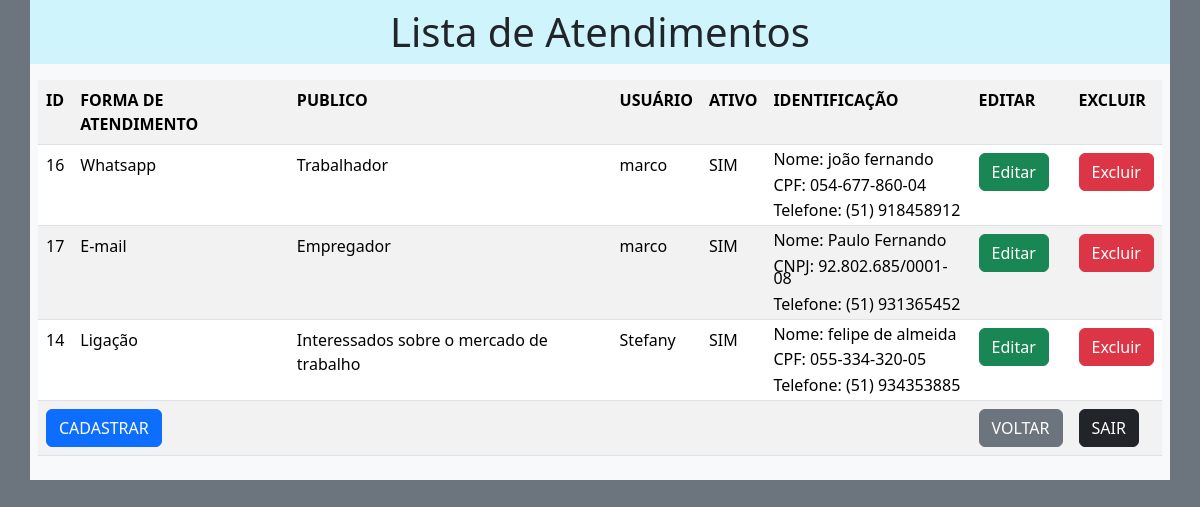
The app's page /view/atendimentos.php (signed in) with its own data.
### tables this page shows
CREATE TABLE `atendimento` (
  `idAtendimento` int(11) NOT NULL,
  `idFormaAtendimento` int(11) NOT NULL,
  `idUsuario` int(11) NOT NULL,
  `idpublico` int(11) NOT NULL,
  `dataCadastro` timestamp NOT NULL DEFAULT current_timestamp(),
  `ativo` enum('S','N') NOT NULL,
  `respostaAtendimento` text NOT NULL
);

CREATE TABLE `formaatendimento` (
  `idFormaAtendimento` int(11) NOT NULL,
  `nomeAtendimento` varchar(255) DEFAULT NULL,
  `dataCadastro` timestamp NOT NULL DEFAULT current_timestamp()
);

CREATE TABLE `publico` (
  `idpublico` int(11) NOT NULL,
  `nomepublico` varchar(255) DEFAULT NULL,
  `dataCadastro` timestamp NOT NULL DEFAULT current_timestamp()
);

CREATE TABLE `usuario` (
  `idUsuario` int(11) NOT NULL,
  `nomeUsuario` varchar(255) NOT NULL,
  `emailUsuario` varchar(255) NOT NULL,
  `loginUsuario` varchar(255) NOT NULL,
  `senhaUsuario` varchar(255) NOT NULL,
  `dataCadastro` timestamp NOT NULL DEFAULT current_timestamp(),
  `telefoneCelular` varchar(45) NOT NULL,
  `ativo` enum('S','N') NOT NULL
);

### model/conexao.php (called while the page is built, shortened)
<?php
abstract class Conexao {
    private $servidor = 'localhost';
    private $user = 'root';
    private $pass = '';
    private $banco = 'atendimentos';
    private function conexao() {
        $this->conn = new PDO("mysql:host=$this->servidor;dbname=$this->banco", $this->user, $this->pass);
    }
}
?>

### model/atendimentoModel.php (called while the page is built, shortened)
<?php
require_once 'conexao.php';
class Atendimento extends Conexao {
    public function consultaAtendimentos(){
        $sql = "SELECT
        a.idAtendimento,
        u.NomeUsuario,
        f.nomeAtendimento AS formaAtendimento,
        f.idFormaAtendimento,
        p.nomepublico AS publico,
        p.idpublico,
        a.ativo,
        a.respostaAtendimento
        FROM atendimento a
        JOIN usuario u ON a.idUsuario = u.idUsuario
        JOIN formaatendimento f ON a.idFormaAtendimento = f.idFormaAtendimento
        JOIN publico p ON a.idpublico = p.idpublico";
        $stmt = $this->conn->prepare($sql);
        $stmt->execute();
        return $stmt->fetchAll(PDO::FETCH_ASSOC);
    }
}
?>

### view/atendimentos.php (the view, shortened to what this page needs)
<?php
if (isset($_SESSION['logado']) && $_SESSION['logado'] == true) {
?>
<!DOCTYPE html>
<html lang="pt-br">
<head>
    <link href="https://cdn.jsdelivr.net/npm/bootstrap@5.3.2/dist/css/bootstrap.min.css" rel="stylesheet">
</head>
<body class="bg-secondary">
    <div class="container bg-light p-0">
        <h1 class="bg-info-subtle text-center p-2">Lista de Atendimentos</h1>
        <section class="p-2">
            <table class="table table-striped">
                <tr>
                    <th>ID</th>
                    <th>FORMA DE ATENDIMENTO</th>
                   <th>PUBLICO</th>
                    <th>USUÁRIO</th>
                    <th>ATIVO</th>
                    <th>IDENTIFICAÇÃO</th>
                    <th>EDITAR</th>
                    <th>EXCLUIR</th>
                </tr>
                <?php
                $Atendimento = new Atendimento();
                $consulta = $Atendimento->consultaAtendimentos();
                foreach ($consulta as $linha) {
                    $idAtendimento = $linha['idAtendimento'];
                    $formaAtendimento = $linha['formaAtendimento'];
                    $publico = $linha['publico'];
                    $nomeUsuario = $linha['NomeUsuario'];
                    $ativo = ($linha['ativo'] == 'S') ? 'SIM' : 'NÃO';
                    $respostaAtendimento = str_replace("\n", "<br>", $linha['respostaAtendimento']);
                ?>
                <tr>
                    <td><?php echo $idAtendimento; ?></td>
                    <td><?php echo $formaAtendimento; ?></td>
                    <td><?php echo $publico; ?></td>
                    <td><?php echo $nomeUsuario; ?></td>
                    <td><?php echo $ativo; ?></td>
                    <td style="white-space: pre-line; line-height: 0.8;"><?php echo $respostaAtendimento; ?></td>
                    <td><a class='btn btn-success'
                            href='editarAtendimento.php?id=<?php echo $idAtendimento; ?>'>Editar</a></td>
                    <td><a class='btn btn-danger' onclick='confirmDelete(<?php echo $idAtendimento; ?>)'
                            href='#'>Excluir</a></td>
                </tr>
                <?php
                }
                ?>
                <tr>
                    <td colspan="6">
                        <a class="btn btn-primary" href="cadastrarAtendimento.php">CADASTRAR
                    </td>
                    <td>
                        <a class="btn btn-secondary" href="logado.php">VOLTAR</a>
                    </td>
                    <td>
                        <a class="btn btn-dark" onclick="confirmSair()" href="#">SAIR</a>
                    </td>
                </tr>
            </table>
        </section>
    </div>
</body>
</html>
<?php
} else {
    header('Location: index.php');
}
?>

### records on screen
atendimento: idAtendimento "16", idFormaAtendimento.nomeAtendimento "Whatsapp", idpublico.nomepublico "Trabalhador", idUsuario.nomeUsuario "marco", ativo "SIM", respostaAtendimento "Nome: joão fernando CPF: 054-677-860-04 Telefone: (51) 918458912"
atendimento: idAtendimento "17", idFormaAtendimento.nomeAtendimento "E-mail", idpublico.nomepublico "Empregador", idUsuario.nomeUsuario "marco", ativo "SIM", respostaAtendimento "Nome: Paulo Fernando CNPJ: 92.802.685/0001-08 Telefone: (51) 931365452"
atendimento: idAtendimento "14", idFormaAtendimento.nomeAtendimento "Ligação", idpublico.nomepublico "Interessados sobre o mercado de trabalho", idUsuario.nomeUsuario "Stefany", ativo "SIM", respostaAtendimento "Nome: felipe de almeida CPF: 055-334-320-05 Telefone: (51) 934353885"
